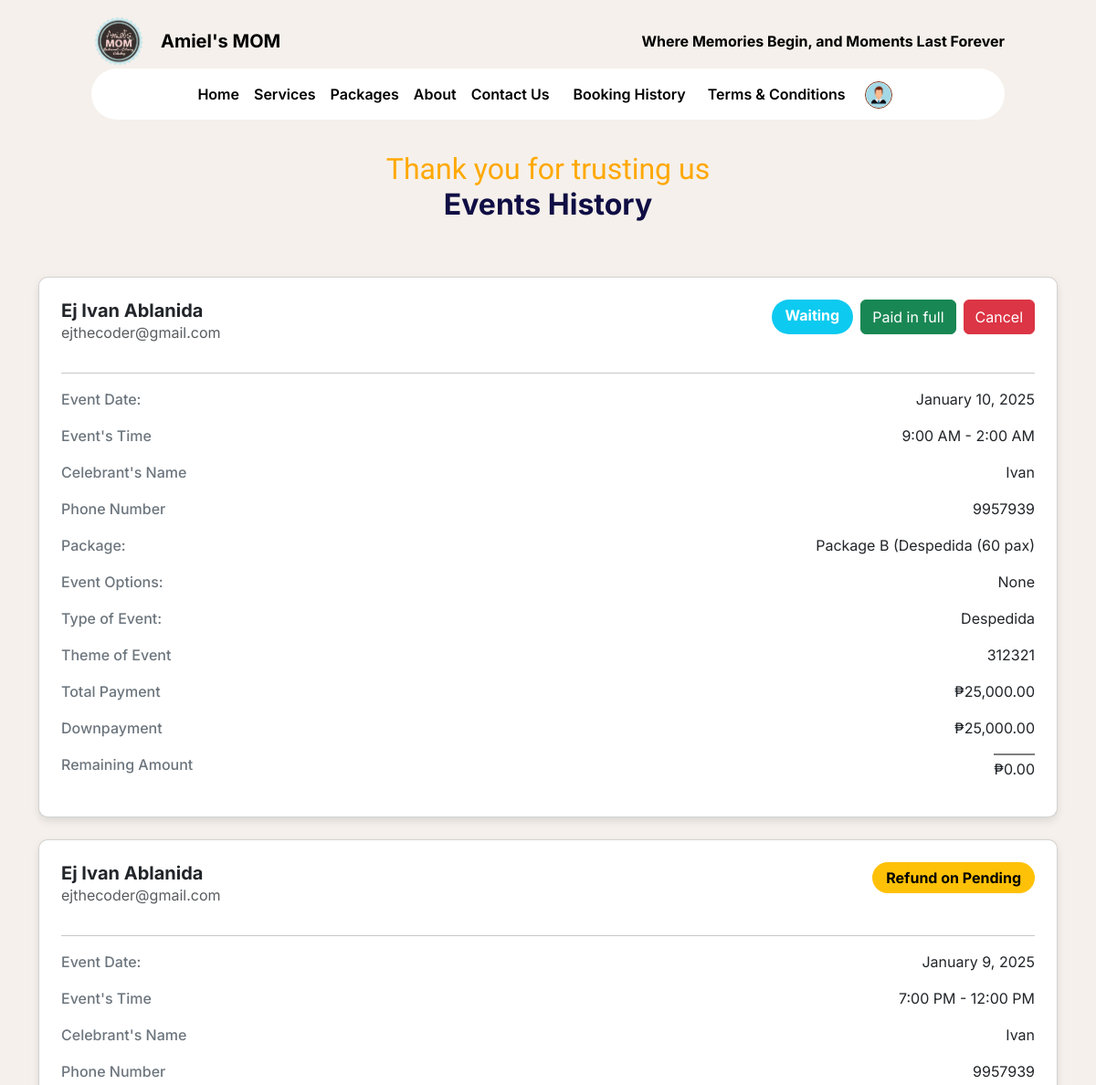
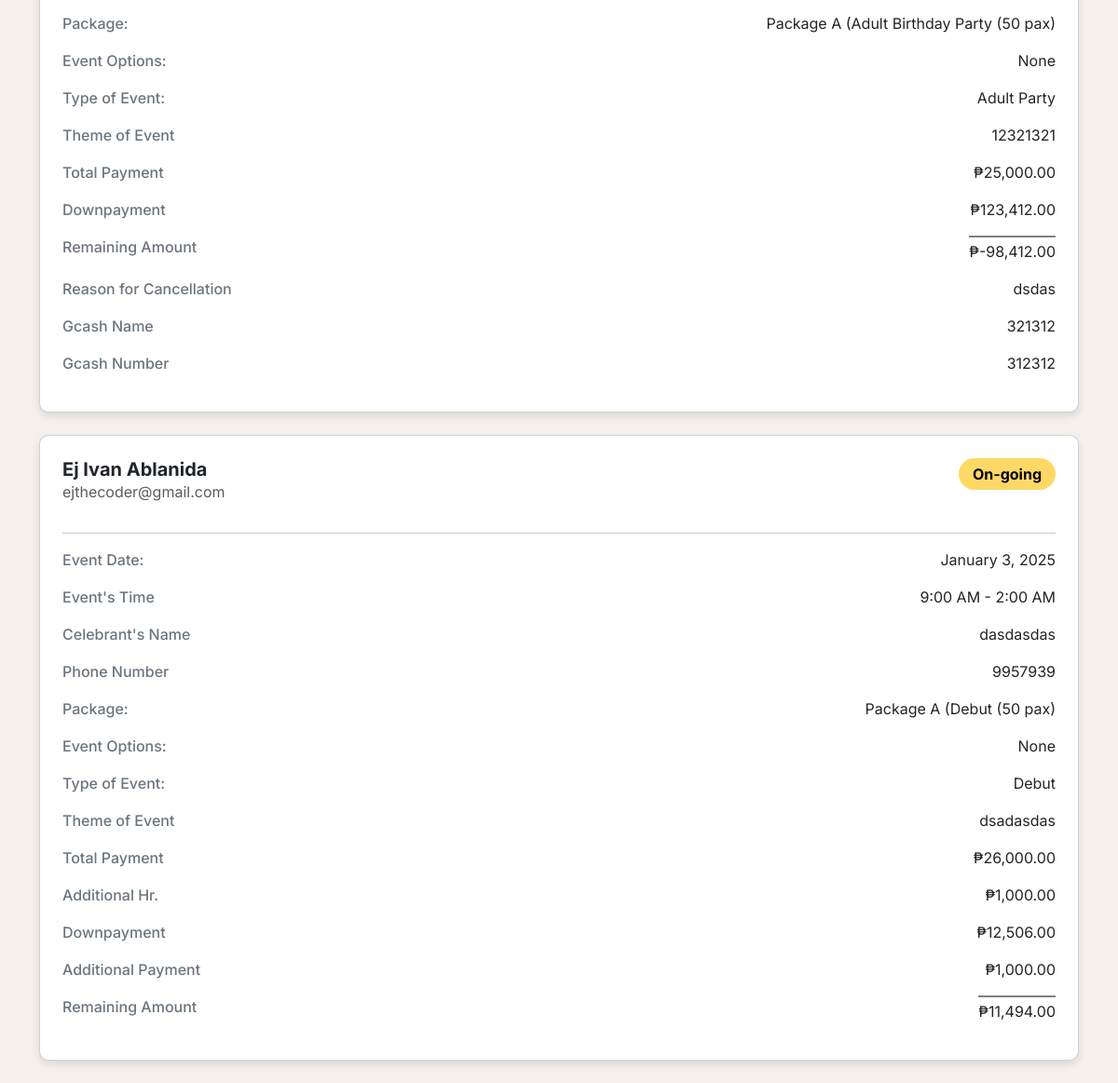
/features/users/web/history.php (signed in), run on the app's committed database (2 pictures, top to bottom).
### tables this page shows
CREATE TABLE `booking` (
  `id` int(11) NOT NULL,
  `status` enum('To-pay','Pending','Waiting','On-going','Finished','Cancel-pending','Cancel','Update-payment','resched') NOT NULL,
  `full_name` varchar(255) NOT NULL,
  `celebrants_name` varchar(255) DEFAULT NULL,
  `email` varchar(255) NOT NULL,
  `phone_number` varchar(15) DEFAULT NULL,
  `events_date` varchar(255) DEFAULT NULL,
  `guest_count` int(11) DEFAULT NULL,
  `event_duration` int(11) DEFAULT NULL,
  `event_starttime` int(11) DEFAULT NULL,
  `event_endtime` int(11) DEFAULT NULL,
  `event_type` varchar(255) DEFAULT NULL,
  `event_package` varchar(255) DEFAULT NULL,
  `event_options` text DEFAULT NULL,
  `cost` decimal(10,2) DEFAULT 0.00,
  `cancel_reason` text DEFAULT NULL,
  `payment_image` varchar(255) DEFAULT NULL,
  `reference_no` varchar(100) DEFAULT NULL,
  `payment_amount` decimal(10,2) NOT NULL,
  `status_paid` tinyint(1) DEFAULT 0,
  `beef_dish` varchar(255) DEFAULT NULL,
  `pork_dish` varchar(255) DEFAULT NULL,
  `chicken_dish` varchar(255) DEFAULT NULL,
  `pasta_dish` varchar(255) DEFAULT NULL,
  `dessert_dish` varchar(255) DEFAULT NULL,
  `fish_dish` varchar(255) DEFAULT NULL,
  `drinks_dish` varchar(255) DEFAULT NULL,
  `created_at` datetime DEFAULT current_timestamp(),
  `gcash_name` varchar(255) NOT NULL,
  `gcash_number` varchar(20) NOT NULL,
  `review_status` int(11) DEFAULT 0,
  `second_payment_amount` decimal(10,2) NOT NULL DEFAULT 0.00,
  `second_reference_no` int(11) DEFAULT NULL,
  `second_payment_image` varchar(255) DEFAULT NULL,
  `add_pax` int(11) NOT NULL DEFAULT 0,
  `corkage_fee` tinyint(1) NOT NULL DEFAULT 0,
  `theme` varchar(255) NOT NULL,
  `refund_status` enum('full-refund','half-refund','no-refund') DEFAULT NULL,
  `refunded_amount` decimal(10,2) DEFAULT 0.00,
  `cancel_time` timestamp NULL DEFAULT NULL,
  `add_extend` int(11) DEFAULT 0,
  `payment_method` varchar(10) DEFAULT NULL,
  `add_payment` decimal(10,2) DEFAULT 0.00
);

### features/users/web/history.php (the view, shortened to what this page needs)
<?php
    require '../../../db.php';
    $email = $_SESSION['email'];
    $sql = "SELECT * FROM booking WHERE email = ? ORDER BY id DESC";
    $stmt = $conn->prepare($sql);
    $stmt->bind_param("s", $email);
    $stmt->execute();
    $result = $stmt->get_result();
    $bookings = [];
    while ($row = $result->fetch_assoc()) {
        $bookings[] = $row;
    }
?>
<!DOCTYPE html>
<html lang="en">
<head>
    <link href="https://cdn.jsdelivr.net/npm/bootstrap@5.3.3/dist/css/bootstrap.min.css" rel="stylesheet">
    <link rel="stylesheet" href="../css/appointment.css">
    <link href="https://cdn.jsdelivr.net/npm/fullcalendar@6.1.8/index.global.min.css" rel="stylesheet">
    <link href="https://cdnjs.cloudflare.com/ajax/libs/font-awesome/6.0.0-beta3/css/all.min.css" rel="stylesheet">
</head>
<body>
<div class="navbar-container">
        <div class="col-10 col-md-10">
        <div class="d-flex justify-content-between">
                        <div class="d-flex gap-3">
                            <img src="../../../assets/logo.png" alt="Logo" style="width: 60px; height: 60px;">
                            <h5 class="text-black d-flex align-items-center fw-bold mb-0">Amiel's MOM</h5>
                        </div>
                        <div class="d-flex align-items-center">
                        <p class="mb-0 text-black fw-bold w-100 d-flex">Where Memories Begin, and Moments Last Forever</p>
                        </div>
                    </div>
                <nav class="navbar navbar-expand-lg navbar-light">
                    <div class="container">
                        <div class="collapse navbar-collapse justify-content-center align-items-center" id="navbarNav">
                            <ul class="navbar-nav d-flex align-items-center ">
                                <li class="nav-item">
                                    <a class="nav-link" href="../../../index.php">Home</a>
                                </li>
                                <li class="nav-item">
                                    <a class="nav-link" href="../../../index.php#our-services">Services</a>
                                </li>
                                <li class="nav-item">
                                    <a class="nav-link" href="packages.php">Packages</a>
                                </li>
                                <li class="nav-item">
                                    <a class="nav-link" href="about-us.php">About</a>
                                </li>
                                <li class="nav-item">
                                    <a class="nav-link" href="contact_us.php">Contact Us</a>
                                </li>
                                <div class="d-flex gap-2 navbar-btn">
                                <?php if ($email): ?>
                                <li class="nav-item">
                                    <a class="nav-link" href="history.php">Booking History</a>
                                </li>
                                <li class="nav-item">
                                    <a class="nav-link" href="terms_condition.php">Terms & Conditions</a>
                                </li>
                                <div class="dropdown second-dropdown d-flex align-items-center">
                                <button class="btn" type="button" id="dropdownMenuButton2"
                                        data-bs-toggle="dropdown" aria-expanded="false" style="padding: 0; margin-top: 2px;">
                                    <img src="../../../assets/profile/user.png" alt="Profile Image" class="profile" style="width: 30px; height: 30px; margin-left: 5px; margin-right: 5px;">
                                </button>
                            </div>
                        <?php endif; ?>
                            </div>
                            </ul>
                        </div>
                    </div>
                </nav>
        </div>
    </div>
    <section class="body">
    <p class="calendar-title text-center mb-0">Thank you for trusting us</p>
    <h3 class="text-center calendar-h3">Events History</h3>
    <div class="container">
    <?php if (!empty($bookings)): ?>
    <?php foreach ($bookings as $booking): ?>
        <div class="card p-4 mb-4">
            <div class="d-flex justify-content-between align-items-start mb-3">
                <div>
                    <h5 class="card-title mb-0"><?php echo htmlspecialchars($booking['full_name']); ?></h5>
                    <p class="card-text text-muted"><?php echo htmlspecialchars($booking['email']); ?></p>
                </div>
                <div class="d-flex gap-2">
                    <span class="status-badge <?php
                        echo strtolower($booking['status']) === 'cancel' ? 'bg-danger text-white' :
                            (strtolower($booking['status']) === 'cancel-pending' ? 'bg-warning text-black text-bold' :
                            (strtolower($booking['status']) === 'pending' ? 'bg-info text-white' :
                            (strtolower($booking['status']) === 'waiting' ? 'bg-primary text-white' :
                            (strtolower($booking['status']) === 'approved' ? 'bg-success text-white' : ''))));
                    ?>">
                        <?php
                        echo strtolower($booking['status']) === 'cancel' ? 'Cancelled' :
                            (strtolower($booking['status']) === 'cancel-pending' ? 'Refund on Pending' :
                            (strtolower($booking['status']) === 'pending' ? 'Waiting' :
                            (strtolower($booking['status']) === 'waiting' ? 'Approved' :
                            htmlspecialchars($booking['status']))));
                        ?>
                    </span>
                    <?php if ($booking['status'] === 'Pending' || $booking['status'] === 'Waiting'): ?>
                        <?php
                        $cost = $booking['cost'];
                        $min_payment = $cost * 0.5;
                        $payment_amount = $booking['payment_amount'];
                        ?>
                         <?php if ($payment_amount < $min_payment): ?>
                            <span class="btn btn-success">Paid half</span>
                        <?php elseif ($payment_amount == $cost): ?>
                            <span class="btn btn-success">Paid in full</span>
                        <?php else: ?>
                            <button type="button" class="btn btn-primary" data-bs-toggle="modal" data-bs-target="#payInFullModal-<?php echo $booking['id']; ?>">
                                Pay in full
                            </button>
                        <?php endif; ?>
                         <button type="button" class="btn btn-danger" data-bs-toggle="modal" data-bs-target="#cancelModal-<?php echo $booking['id']; ?>">
                                Cancel
                            </button>
                    <?php endif; ?>
                </div>
            </div>
            <hr>
            <div class="card-body p-0">
                <div class="d-flex justify-content-between">
                        <p class="mb-1"><span class="info-label">Event Date:</span></p>
                        <p><?php echo (new DateTime($booking['events_date']))->format('F j, Y'); ?></p>
                    </div>
                <div class="d-flex justify-content-between">
                    <p class="mb-1"><span class="info-label">Event's Time</span></p>
                    <p><?php echo formatTime(htmlspecialchars($booking['event_starttime'])); ?> - <?php echo formatTime(htmlspecialchars($booking['event_endtime'])); ?></p>
                </div>
                <div class="d-flex justify-content-between">
                    <p class="mb-1"><span class="info-label">Celebrant's Name</span></p>
                    <p><?php echo htmlspecialchars($booking['celebrants_name']); ?></p>
                </div>
                <div class="d-flex justify-content-between">
                    <p class="mb-1"><span class="info-label">Phone Number</span></p>
                    <p><?php echo htmlspecialchars($booking['phone_number']); ?></p>
                </div>
                <div class="d-flex justify-content-between">
                    <p class="mb-1"><span class="info-label">Package:</span></p>
                    <p><?php echo htmlspecialchars($booking['event_package']); ?></p>
                </div>
                <div class="d-flex justify-content-between">
                    <p class="mb-1"><span class="info-label">Event Options:</span></p>
                    <p><?php echo htmlspecialchars($booking['event_options']); ?></p>
                </div>
                <div class="d-flex justify-content-between">
                    <p class="mb-1"><span class="info-label">Type of Event:</span></p>
                    <p><?php echo htmlspecialchars($booking['event_type']); ?></p>
                </div>
                <div class="d-flex justify-content-between">
                    <p class="mb-1"><span class="info-label">Theme of Event</span></p>
                    <p><?php echo htmlspecialchars($booking['theme']); ?></p>
                </div>
                <div class="d-flex justify-content-between">
                    <p class="mb-1"><span class="info-label">Total Payment</span></p>
                    <p>₱<?php echo number_format(htmlspecialchars($booking['cost'] + ($booking['add_pax'] * 400) + ($booking['corkage_fee'] == 1 ? 500 : 0) + ($booking['add_extend'] * 1000)), 2); ?></p>
                </div>
                <?php if ($booking['add_extend'] != 0): ?>
                    <div class="d-flex justify-content-between">
                        <p class="mb-1"><span class="info-label">Additional Hr.</span></p>
                        <p>₱<?php echo number_format(htmlspecialchars($booking['add_extend'] * 1000), 2); ?></p>
                    </div>
                <?php endif; ?>
                <?php if (!empty($booking['payment_amount']) && !empty($booking['reference_no'])): ?>
                    <div class="d-flex justify-content-between">
                        <p class="mb-1"><span class="info-label">Downpayment</span></p>
                        <p>₱<?php echo number_format($booking['payment_amount'], 2); ?></p>
                    </div>
                    <?php if ($booking['add_payment'] != 0): ?>
                        <div class="d-flex justify-content-between">
                            <p class="mb-1"><span class="info-label">Additional Payment</span></p>
                            <p>₱<?php echo number_format(htmlspecialchars($booking['add_payment']), 2); ?></p>
                        </div>
                    <?php endif; ?>
                    <div class="d-flex justify-content-between">
                        <p class="mb-1"><span class="info-label">Remaining Amount</span></p>
                        <p class="remaining">₱<?php echo number_format($booking['cost'] - $booking['payment_amount'] - $booking['add_payment'], 2); ?></p>
                    </div>
                <?php endif; ?>
                <?php if (strtolower($booking['status']) === 'cancel' || strtolower($booking['status']) === 'cancel-pending'): ?>
                    <div class="d-flex justify-content-between">
                        <p class="mb-1"><span class="info-label">Reason for Cancellation</span></p>
                        <p><?php echo htmlspecialchars($booking['cancel_reason']); ?></p>
                    </div>
                    <?php if (strtolower($booking['status']) === 'cancel' || strtolower($booking['status']) === 'cancel-pending'): ?>
                        <div class="d-flex justify-content-between">
                            <p class="mb-1"><span class="info-label">Gcash Name</span></p>
                            <p><?php echo htmlspecialchars($booking['gcash_name']); ?></p>
                        </div>
                        <div class="d-flex justify-content-between">
                            <p class="mb-1"><span class="info-label">Gcash Number</span></p>
                            <p><?php echo htmlspecialchars($booking['gcash_number']); ?></p>
                        </div>
                    <?php endif; ?>
                <?php endif; ?>
            </div>
        </div>
    <?php endforeach; ?>
<?php else: ?>
    <p>No bookings found.</p>
<?php endif; ?>
</div>
</section>
<?php
function formatTime($hour) {
    if ($hour == 0) {
        return '12:00 AM';
    } elseif ($hour < 12) {
        return $hour . ':00 AM';
    } elseif ($hour == 12) {
        return '12:00 PM';
    } else {
        return ($hour - 12) . ':00 PM';
    }
}
?>
</html>

### features/users/css/appointment.css (style rules this page uses)
* { font-family: "Inter", sans-serif; font-optical-sizing: auto; font-style: normal; }
:root { --button-color: #FFA800; --background-color: #F5F0EB; --blue-color: #100E44; }
body { background-color: var(--background-color); }
.navbar-btn { margin: 10px; }
.navbar-container { width: 100%; height: auto; padding: 15px 0 10px 0; display: flex; justify-content: center; margin: auto; }
.navbar { background-color: #fff; border-radius: 50px; margin: auto; padding: 0; border: none; }
.navbar .profile { width: 50px; height: 50px; border-radius: 50%; border: 1px solid #7A3015; }
.navbar a { color: #000; font-weight: 14px; line-height: 20px; font-weight: 600; }
.dropdown button { border: none !important; background-color: transparent !important; }
.calendar-title { font-family: "Italianno", cursive; font-weight: 400; font-size: 32px; color: var(--button-color); margin-top: 2%; text-align: center; line-height: 40px; }
.calendar-h3 { font-family: "Inter", sans-serif; font-weight: 700; font-size: 32px; margin-bottom: 5%; color: #100E44; line-height: 38px; }
.card { width: 100%; border-radius: 10px; box-shadow: 0 4px 8px rgba(0, 0, 0, 0.1); }
.card-title { font-weight: bold; }
.status-badge { background-color: #FFD966; color: #000; font-weight: bold; border-radius: 20px; padding: 5px 15px; }
.card-text { margin: 0; }
.info-label { color: #6c757d; font-weight: 500; }
.remaining { border-top: 2px solid #808080 !important; padding-top: 3px; }

### data on the page
booking: full_name "Ej Ivan Ablanida", email "ejthecoder@gmail.com", status "Waiting", shows "Paid in full", events_date "January 10, 2025", event_starttime "9:00 AM", event_endtime "2:00 AM", celebrants_name "Ivan", phone_number "9957939", event_package "Package B (Despedida (60 pax)", event_options "None", event_type "Despedida", theme "312321", cost+add_pax+corkage_fee "25,000.00", payment_amount "25,000.00", add_payment "0.00"
booking: full_name "Ej Ivan Ablanida", email "ejthecoder@gmail.com", status "Refund on Pending", events_date "January 9, 2025", event_starttime "7:00 PM", event_endtime "12:00 PM", celebrants_name "Ivan", phone_number "9957939", event_package "Package A (Adult Birthday Party (50 pax)", event_options "None", event_type "Adult Party", theme "12321321", cost+add_pax+corkage_fee "25,000.00", payment_amount "123,412.00", $booking['cost'] - $booking['payment_amount'] - $booking['add_payment'] "-98,412.00", cancel_reason "dsdas", gcash_name "321312", gcash_number "312312"
booking: full_name "Ej Ivan Ablanida", email "ejthecoder@gmail.com", status "On-going", events_date "January 3, 2025", event_starttime "9:00 AM", event_endtime "2:00 AM", celebrants_name "dasdasdas", phone_number "9957939", event_package "Package A (Debut (50 pax)", event_options "None", event_type "Debut", theme "dsadasdas", cost+add_pax+corkage_fee "26,000.00", $booking['add_extend']*1000 "1,000.00", payment_amount "12,506.00", add_payment "1,000.00", $booking['cost'] - $booking['payment_amount'] - $booking['add_payment'] "11,494.00"
